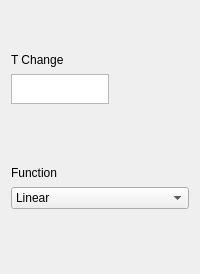
              <widget class="QWidget" name="break_int_page">
               <layout class="QVBoxLayout" name="verticalLayout_4">
                <item>
                 <spacer name="verticalSpacer_11">
                  <property name="orientation">
                   <enum>Qt::Vertical</enum>
                  </property>
                  <property name="sizeHint" stdset="0">
                   <size>
                    <width>20</width>
                    <height>40</height>
                   </size>
                  </property>
                 </spacer>
                </item>
                <item>
                 <widget class="QLabel" name="label_19">
                  <property name="minimumSize">
                   <size>
                    <width>98</width>
                    <height>17</height>
                   </size>
                  </property>
                  <property name="maximumSize">
                   <size>
                    <width>98</width>
                    <height>17</height>
                   </size>
                  </property>
                  <property name="text">
                   <string>T Change</string>
                  </property>
                 </widget>
                </item>
                <item>
                 <widget class="QPlainTextEdit" name="t_change_plainTextEdit">
                  <property name="minimumSize">
                   <size>
                    <width>98</width>
                    <height>30</height>
                   </size>
                  </property>
                  <property name="maximumSize">
                   <size>
                    <width>98</width>
                    <height>30</height>
                   </size>
                  </property>
                 </widget>
                </item>
                <item>
                 <spacer name="verticalSpacer_9">
                  <property name="orientation">
                   <enum>Qt::Vertical</enum>
                  </property>
                  <property name="sizeHint" stdset="0">
                   <size>
                    <width>20</width>
                    <height>54</height>
                   </size>
                  </property>
                 </spacer>
                </item>
                <item>
                 <widget class="QLabel" name="label_18">
                  <property name="minimumSize">
                   <size>
                    <width>98</width>
                    <height>17</height>
                   </size>
                  </property>
                  <property name="maximumSize">
                   <size>
                    <width>98</width>
                    <height>17</height>
                   </size>
                  </property>
                  <property name="text">
                   <string>Function</string>
                  </property>
                 </widget>
                </item>
                <item>
                 <widget class="QComboBox" name="int_fun_comboBox">
                  <item>
                   <property name="text">
                    <string>Linear</string>
                   </property>
                  </item>
                  <item>
                   <property name="text">
                    <string>Arc Tg</string>
                   </property>
                  </item>
                 </widget>
                </item>
                <item>
                 <spacer name="verticalSpacer_10">
                  <property name="orientation">
                   <enum>Qt::Vertical</enum>
                  </property>
                  <property name="sizeHint" stdset="0">
                   <size>
                    <width>20</width>
                    <height>54</height>
                   </size>
                  </property>
                 </spacer>
                </item>
               </layout>
              </widget>
